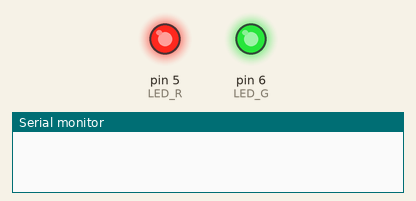
Simulated run of this sketch. Board: Arduino Uno, built with avr-gcc and run on an emulated ATmega328P. Shown: output pins drawn as LEDs (lit = HIGH), the last lines printed to the serial monitor.

Above: at 0.1 s.
At 5.1 s:
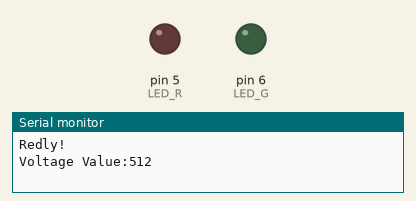
At 8.1 s:
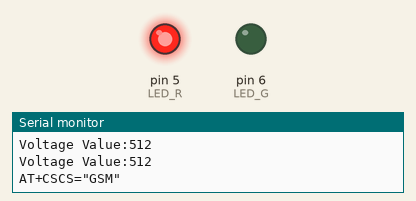
Timing chart, 0 to 9.6 s (numbered marks = the images above):
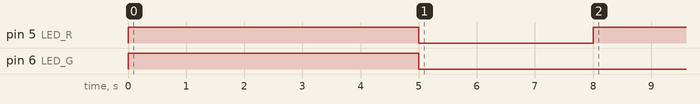

Measured:
- by itself, pin 5 (LED_R): HIGH → LOW at 5.0 s, → HIGH 3.0 s later

The sketch:

WLM_Detector_v1.0.0.ino
```cpp
int LED_G = 6; //设置绿色LED的数字IO脚
int LED_R = 5; //设置红色LED的数字IO脚
int Timer = 5000;
int OP = 1;

void SendMessage()
{
  Serial.print("AT+CSCS=");
  Serial.print('"');
  Serial.print("GSM");
  Serial.print('"');
  Serial.print("\r\n");

  delay(1000);
  Serial.print("AT+CMGF=1\r\n");
  delay(1000);

  Serial.print("AT+CMGS=");
  Serial.print('"');
  Serial.print("13354208848");      //发送目标手机号在这里设置18602423721
  Serial.print('"');
  Serial.print("\r\n");
  delay(1000);
  Serial.print("Hello World!");     //短信内容
  delay(1000);
  Serial.write(0x1A);               //发送操作
  delay(1000);
  wait_SendMessage();                 //发短信后延时
}

void wait_SendMessage() {
  int Time = 30;
  while (Time--) {
    delay(60000);             //1分钟
  }
}

void wait_Sampling() {
  int Time = 5;
  while (Time--) {
    delay(60000);             //1分钟
  }
}

void showVoltageValue(int i) {
  Serial.print("Voltage Value:" );
  Serial.print(i);
  Serial.println();
}

void setup()
{
  Serial.begin(9600);
  pinMode(LED_G, OUTPUT); //设置数字IO引脚为输出模式
  pinMode(LED_R, OUTPUT); //设置数字IO引脚为输出模式
  digitalWrite(LED_R, HIGH); //设置引脚为低电平，点亮led灯
  digitalWrite(LED_G, HIGH); //设置引脚为高电平，点亮led灯
  delay(5000);
  Serial.println("Redly!");
  digitalWrite(LED_R, LOW); //设置引脚为低电平，点亮led灯
  digitalWrite(LED_G, LOW); //设置引脚为高电平，点亮led灯

}
void loop()
{
  int i;//定义变量·
  int k = 0;
  while (OP)
  {
    i = analogRead(5); //读取模拟5口电压值
    for (int st = 0; st < 3; st++) {  // st : SamplingTime

      showVoltageValue(i);//显示电压

      if (i < 600) //如果电压值大于600
      {
        k++;
        delay(1000);
      } else {
        wait_Sampling();
        k = 0;
        break;
      }
    }

    if (k < 3) {
      digitalWrite(LED_R, LOW); //设置引脚为低电平，点亮led灯
      digitalWrite(LED_G, HIGH); //设置引脚为高电平，点亮led灯
    } else {
      digitalWrite(LED_G, LOW); //设置引脚为低电平，熄灭led灯
      digitalWrite(LED_R, HIGH); //设置引脚为高电平，点亮led灯
      SendMessage();
      OP = 0;
    }
  }
  OP = 1;
}
```
